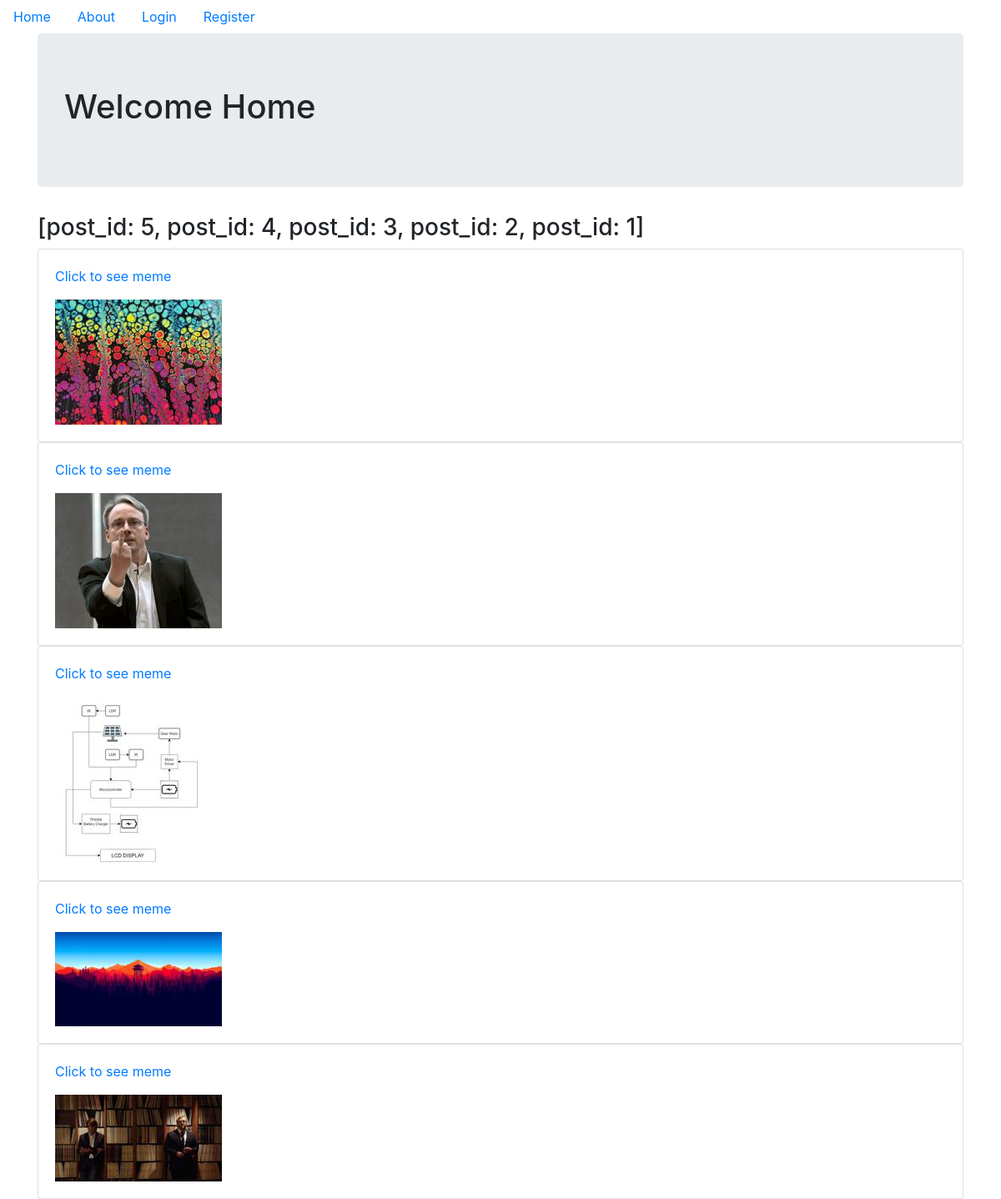
Before: / with the older database file.
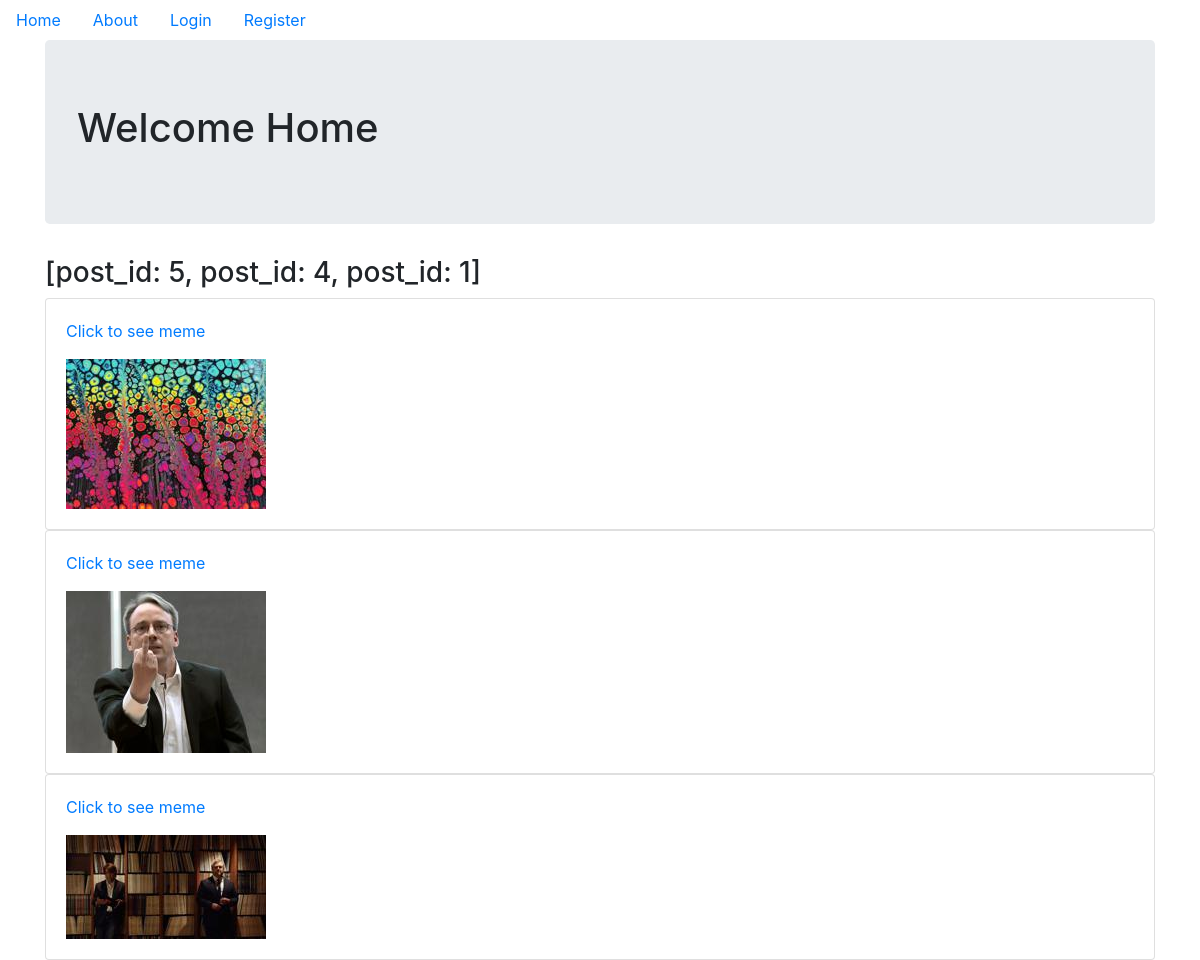
After: the same page with the newer database file.
### mainproject/models.py (models this page shows, shortened)
class Meme(db.Model):
    users = db.relationship(User)
    id = db.Column(db.Integer,primary_key= True)
    user_id = db.Column(db.Integer, db.ForeignKey('users.id'),nullable = False)
    date = db.Column(db.DateTime,nullable=False, default = datetime.utcnow)
    meme_caption = db.Column(db.Text,nullable = False)
    meme_image = db.Column(db.String(128),nullable=False)
    def __repr__(self):
        return f"post_id: {self.id}"

### mainproject/core/views.py (the view)
@core.route('/')
def index():
    memes = Meme.query.order_by(Meme.date.desc()).all()
    return render_template("index.html",memes = memes)

### mainproject/templates/index.html
{% extends "base.html" %} {% block content %}
<div class="jumbotron">
    <h1>Welcome Home</h1>
</div>
<h3>{{memes}}</h3>
{% for meme in memes %}
<div class="card">
    <div class="card-body">
        <p>
            <a href="{{url_for('meme_post.meme',meme_post_id= meme.id)}}">Click to see meme</a>
        </p>
        <img src="{{url_for('static',filename= 'memes/'+meme.meme_image)}}" alt="">
    </div>
</div>
{% endfor %} {% endblock %}

### mainproject/templates/base.html (shortened to what this page needs)
<!doctype html>
<html lang="en">
<head>
    <link rel="stylesheet" href="https://stackpath.bootstrapcdn.com/bootstrap/4.5.2/css/bootstrap.min.css">
</head>
<body>
    <ul class='nav'>
        <li class='nav-link'>
            <a href="{{ url_for('core.index') }}">Home</a>
        </li>
        <li class='nav-link'>
            <a href="{{ url_for('core.about') }}">About</a>
        </li>
        {% if current_user.is_authenticated %}
        <li class='nav-link'>
            <a href="{{ url_for('users.logout') }}">Log out</a>
        </li>
        <li class='nav-link'>
            <a href="{{ url_for('users.account') }}">Account</a>
        </li>
        <li class='nav-link'>
            <a href="{{url_for('meme_post.create_meme')}}">Create Post</a>
        </li>
        <li class='nav-link'>
            <a href="{{url_for('users.profile',username= current_user.username)}}">Profile</a>
        </li>
        {% else %}
        <li class='nav-link'>
            <a href="{{ url_for('users.login') }}">Login</a>
        </li>
        <li class='nav-link'>
            <a href="{{ url_for('users.register') }}">Register</a>
        </li>
        {% endif %}
    </ul>
    <div class="container">
        {% block content %} {% endblock %}
    </div>
</body>
</html>

Changed rows visible on the page:
removed Meme: meme_image (picture)
removed Meme: meme_image (picture)
computed for Meme: id "[post_id: 5, post_id: 4, post_id: 3, post_id: 2, post_id: 1]" → "[post_id: 5, post_id: 4, post_id: 1]"
